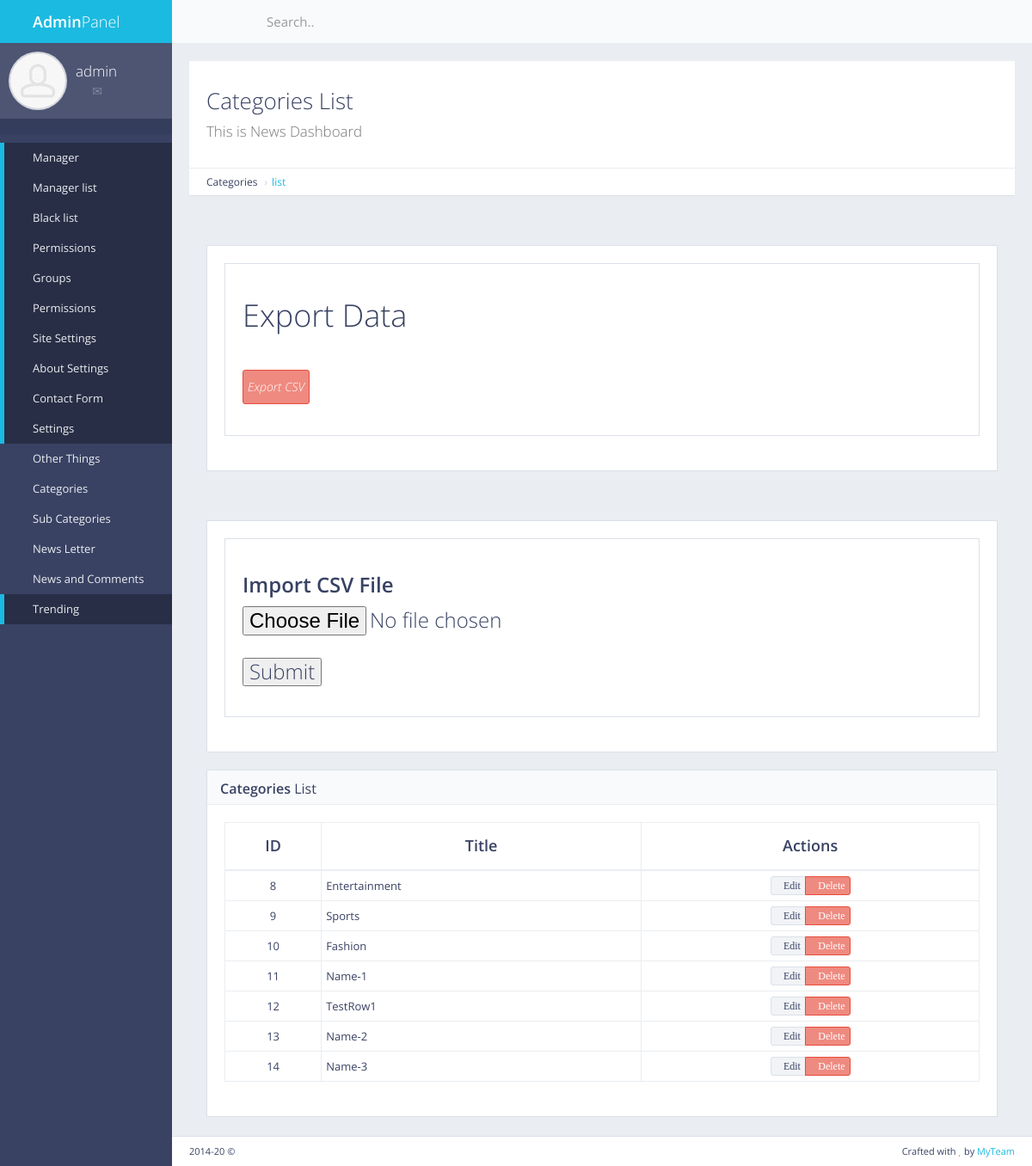
The app's page /panel/categories/list/ (signed in) with its own data.
### cat/models.py (models this page shows, shortened)
class Cat(models.Model):
    name = models.CharField(max_length=250)
    count = models.IntegerField(default=0)

### cat/views.py (the view)
# urls.py: path('panel/categories/list/', views.cat_list, name='cat_list'),
def cat_list(request):
    if not request.user.is_authenticated:
        return redirect('mylogin')
    cat = Cat.objects.all()
    return render(request, 'back/cat_list.html', {'cat':cat})

### myapp/templatetags/extra_auth.py (called while the page is built)
@register.filter(name="has_group")
def has_group(user, group_name):
    return user.groups.filter(name=group_name).exists()

### myapp/templates/back/cat_list.html (shortened to what this page needs)
{% extends "back/master.html" %}
{% load static%}
{% block mainblock %}
    <div id="page-content">
        <div class="content-header">
            <div class="header-section">
                <h1>
                    <i class="fa fa-table"></i>Categories List<br><small>This is News Dashboard</small>
                </h1>
            </div>
        </div>
        <ul class="breadcrumb breadcrumb-top">
            <li>Categories</li>
            <li><a href="/panel/categories/list/">list</a></li>
        </ul>
    <br>
    <br>
        <div class="block full">
            <div class="block full">
                <h1>
                    Export Data<br><br>
                    <a href="{% url 'export_cat_csv' %}" data-toggle="tooltip" title="ExportCSV" class="btn btn-xs btn-danger"><i class=""><h5>Export CSV</h5></i></a>
                </h1>
            </div>
        </div>
        <br>
        <br>
        <div class="block full">
            <div class="block full">
                <h3>
                    <form action="{% url 'import_csv' %}" method="POST" enctype="multipart/form-data" class="form-group">
                        <div class="form-group">
                            <label>Import CSV File</label><br>
                            <input type="file" id="csv_file" name="csv_file" >
                            <br>
                            <button>Submit</button>
                        </div>
                        </form>
                </h3>
            </div>
        </div>
        <div class="block full">
            <div class="block-title">
                <h2><strong>Categories</strong> List</h2>
            </div>
            <div class="table-responsive">
                <table id="example-datatable" class="table table-vcenter table-condensed table-bordered">
                    <thead>
                    <tr>
                        <th class="text-center">ID</th>
                        <th class="text-center">Title</th>
                        <th class="text-center">Actions</th>
                    </tr>
                    </thead>
                    <tbody>
                    {% for c in cat %}
                        <tr>
                            <td class="text-center ">{{c.pk}}</td>
                            <td>{{c.name}}</td>
                            <td class="text-center">
                                <div class="btn-group">
                                    <a href="" data-toggle="tooltip" title="Edit" class="btn btn-xs btn-default"><i class="fa fa-pencil">Edit</i></a>
                                    <a href="" data-toggle="tooltip" title="Delete" class="btn btn-xs btn-danger"><i class="fa fa-times">Delete</i></a>
                                </div>
                            </td>
                        </tr>
                    {% endfor %}
                    </tbody>
                </table>
            </div>
        </div>
    </div>
{% endblock %}

### myapp/templates/back/master.html (shortened to what this page needs)
{% load static %}
{% load extra_auth %}
{% if user.is_authenticated %}
<!DOCTYPE html>
 <html class="no-js" lang="en">
<head>
    <link rel="stylesheet" href="{% static "back/css/bootstrap.min.css" %}">
    <link rel="stylesheet" href="{% static "back/css/plugins.css" %}">
    <link rel="stylesheet" href="{% static "back/css/main.css" %}">
    <link rel="stylesheet" href="{% static "back/css/themes.css" %}">
</head>
<body>
<div id="page-wrapper">
    <div id="page-container" class="sidebar-partial sidebar-visible-lg sidebar-no-animations">
        <div id="sidebar">
            <div id="sidebar-scroll">
                <div class="sidebar-content">
                    <a href="{% url 'panel' %}" class="sidebar-brand">
                        <i class="gi gi-flash"></i><span class="sidebar-nav-mini-hide"><strong>Admin</strong>Panel</span>
                    </a>
                    <div class="sidebar-section sidebar-user clearfix sidebar-nav-mini-hide">
                        <div class="sidebar-user-avatar">
                            <a href="page_ready_user_profile.html">
                                <img src="{% static "back/img/placeholders/avatars/avatar2.jpg" %}" alt="avatar">
                            </a>
                        </div>
                        <div class="sidebar-user-name">{{request.user}}</div>
                        <div class="sidebar-user-links">
                            <a href="page_ready_user_profile.html" data-toggle="tooltip" data-placement="bottom" title="Profile"><i class="gi gi-user"></i></a>
                            <a href="page_ready_inbox.html" data-toggle="tooltip" data-placement="bottom" title="Messages"><i class="gi gi-envelope"></i></a>
                            <a href="{% url 'change_pass' %}" class="enable-tooltip" data-placement="bottom" title="Settings"><i class="gi gi-cogwheel"></i></a>
                            <a href="{% url 'mylogout' %}" data-toggle="tooltip" data-placement="bottom" title="Logout"><i class="gi gi-exit"></i></a>
                        </div>
                    </div>
                    <ul class="sidebar-section sidebar-themes clearfix sidebar-nav-mini-hide">
                    </ul>
                    <ul class="sidebar-nav">
                        {% if perms.main.master_user %}
                        {% if request.user|has_group:"masteruser" %}
                        <li>
                            <a href="{% url 'panel' %}" class=" active"><i class="gi gi-stopwatch sidebar-nav-icon"></i><span class="sidebar-nav-mini-hide">Manager</span></a>
                        </li>
                        <li>
                            <a href="{% url 'manager_list' %}" class=" active"><i class="fa fa-angle-left sidebar-nav-indicator sidebar-nav-mini-hide"></i><i class="gi gi-show_big_thumbnails sidebar-nav-icon"></i><span class="sidebar-nav-mini-hide">Manager list</span></a>
                        </li>
                            <li>
                                <a href="{% url 'black_list' %}" class=" active"><i class="fa fa-angle-left sidebar-nav-indicator sidebar-nav-mini-hide"></i><i class="gi gi-show_big_thumbnails sidebar-nav-icon"></i><span class="sidebar-nav-mini-hide">Black list</span></a>
                            </li>
                            {% endif %}
                        <li>
                            <a href="{% url 'panel' %}" class=" active"><i class="gi gi-stopwatch sidebar-nav-icon"></i><span class="sidebar-nav-mini-hide">Permissions</span></a>
                        </li>
                        <li>
                            <a href="{% url 'manager_group' %}" class=" active"><i class="fa fa-angle-left sidebar-nav-indicator sidebar-nav-mini-hide"></i><i class="gi gi-show_big_thumbnails sidebar-nav-icon"></i><span class="sidebar-nav-mini-hide">Groups</span></a>
                        </li>
                            <li>
                                <a href="{% url 'manager_perms' %}" class=" active"><i class="fa fa-angle-left sidebar-nav-indicator sidebar-nav-mini-hide"></i><i class="gi gi-show_big_thumbnails sidebar-nav-icon"></i><span class="sidebar-nav-mini-hide">Permissions</span></a>
                            </li>
                        <li>
                            <a href="{% url 'site_settings' %}" class=" active"><i class="gi gi-stopwatch sidebar-nav-icon"></i><span class="sidebar-nav-mini-hide">Site Settings</span></a>
                        </li>
                        <li>
                            <a href="{% url 'about_settings' %}" class=" active"><i class="fa fa-angle-left sidebar-nav-indicator sidebar-nav-mini-hide"></i><i class="gi gi-show_big_thumbnails sidebar-nav-icon"></i><span class="sidebar-nav-mini-hide">About Settings</span></a>
                        </li>
                        <li>
                            <a href="{% url 'contact_show' %}" class=" active"><i class="fa fa-angle-left sidebar-nav-indicator sidebar-nav-mini-hide"></i><i class="gi gi-show_big_thumbnails sidebar-nav-icon"></i><span class="sidebar-nav-mini-hide">Contact Form</span></a>
                        </li>
                        <li>
                            <a href="{% url 'site_settings' %}" class=" active"><i class="fa fa-angle-left sidebar-nav-indicator sidebar-nav-mini-hide"></i><i class="gi gi-show_big_thumbnails sidebar-nav-icon"></i><span class="sidebar-nav-mini-hide">Settings</span></a>
                        </li>
                        {% endif %}
                        <li>
                            <a href="{% url 'site_settings' %}" class="sidebar-nav-menu"><i class="gi gi-stopwatch sidebar-nav-icon"></i><span class="sidebar-nav-mini-hide">Other Things</span></a>
                        </li>
                        <li>
                            <a href="#" class="sidebar-nav-menu"><i class="fa fa-angle-left sidebar-nav-indicator sidebar-nav-mini-hide"></i><i class="gi gi-show_big_thumbnails sidebar-nav-icon"></i><span class="sidebar-nav-mini-hide">Categories</span></a>
                        </li>
                        <li>
                            <a href="#" class="sidebar-nav-menu"><i class="fa fa-angle-left sidebar-nav-indicator sidebar-nav-mini-hide"></i><i class="gi gi-show_big_thumbnails sidebar-nav-icon"></i><span class="sidebar-nav-mini-hide">Sub Categories</span></a>
                        </li>
                        <li>
                            <a href="#" class="sidebar-nav-menu"><i class="fa fa-angle-left sidebar-nav-indicator sidebar-nav-mini-hide"></i><i class="gi gi-show_big_thumbnails sidebar-nav-icon"></i><span class="sidebar-nav-mini-hide">News Letter</span></a>
                        </li>
                        <li>
                            <a href="#" class="sidebar-nav-menu"><i class="fa fa-angle-left sidebar-nav-indicator sidebar-nav-mini-hide"></i><i class="gi gi-show_big_thumbnails sidebar-nav-icon"></i><span class="sidebar-nav-mini-hide">News and Comments</span></a>
                        </li>
                        <li>
                            <a href="{% url 'trending_add' %}" class=" active"><i class="fa fa-angle-left sidebar-nav-indicator sidebar-nav-mini-hide"></i><i class="gi gi-show_big_thumbnails sidebar-nav-icon"></i><span class="sidebar-nav-mini-hide">Trending</span></a>
                        </li>
                    </ul>
                </div>
            </div>
        </div>
        <div id="main-container">
            <header class="navbar navbar-default">
                <ul class="nav navbar-nav-custom">
                    <li>
                        <a href="javascript:void(0)" onclick="App.sidebar('toggle-sidebar');this.blur();">
                            <i class="fa fa-bars fa-fw"></i>
                        </a>
                    </li>
                    <li class="dropdown">
                        <a href="javascript:void(0)" class="dropdown-toggle" data-toggle="dropdown">
                            <i class="gi gi-settings"></i>
                        </a>
                    </li>
                </ul>
                <form action="page_ready_search_results.html" method="post" class="navbar-form-custom">
                    <div class="form-group">
                        <input type="text" id="top-search" name="top-search" class="form-control" placeholder="Search..">
                    </div>
                </form>
            </header>
            <div id="page-content">
                {% block mainblock %}
                {% endblock %}
            </div>
            <footer class="clearfix">
                <div class="pull-right">
                    Crafted with <i class="fa fa-heart text-danger"></i> by <a href="#" target="_blank">MyTeam</a>
                </div>
                <div class="pull-left">
                    <span id="year-copy"></span> &copy;
                </div>
            </footer>
        </div>
    </div>
</div>
</body>
</html>
{% else %}
Please Login
{% endif %}

### records on screen
Cat: pk "8", name "Entertainment"
Cat: pk "9", name "Sports"
Cat: pk "10", name "Fashion"
Cat: pk "11", name "Name-1"
Cat: pk "12", name "TestRow1"
Cat: pk "13", name "Name-2"
Cat: pk "14", name "Name-3"

### other values on screen
{{ request.user }} "admin"
